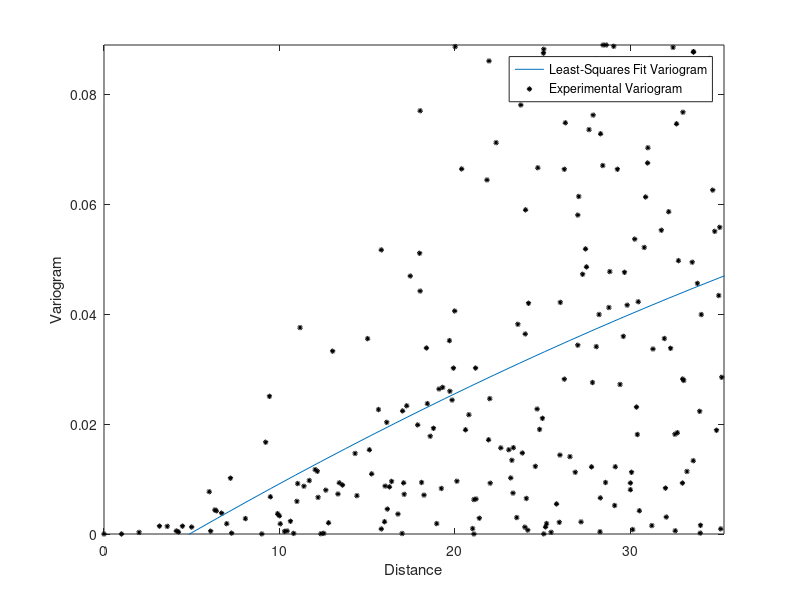

Write the MATLAB code that produced this figure.
%% SARGIS S YONAN
% Master Thesis
% Autonomous Systems Lab

clear all;
close all;
clc;

field_struct = load('generated_field.mat');
field = field_struct.field;
field_size = max(size(field));

sample_struct = load('sampled_points.mat');
samples = sample_struct.samples;
n = max(size(samples));

sample_loc_struct = load('sampled_locations.mat');
sampled_locations = sample_loc_struct.sample_locations;

% create state vectors -- assumed to be passed in
states = [sampled_locations, samples];

%% calculate state respective means

mu_x = mean(states(:,1));
mu_y = mean(states(:,2));
mu_z = mean(states(:,3));
sigma_z = std(states(:,3));

mu = [mu_x mu_y mu_z];

%% create covariance-variance matrix

% constructing a semi-variogram, using the fact that
% E(Z_t - Z_t+h)^2 = 2\semigamma(h) is a variogram
% NOTE: E(Z_t - Z_t+h)^2 = normpdf((Z_t - Z_t+h), mu_z, sigma_z)^2
% -- h is the lag distance = ||X-Y||

rep_dist = [];
sem = [];

for i = 1:n
    x_t = states(i, 1);
    y_t = states(i, 2);
    z_t = states(i, 3);
    
    for j = 1:n
        x_th = states(j, 1);
        y_th = states(j, 2);
        z_th = states(j, 3);
        
        delta_x = x_t - x_th;
        delta_y = y_t - y_th;
        
        h = norm([delta_x delta_y]);
        
        rep_dist(end + 1) = h;
        sem(end + 1) = ( (z_t - z_th) * normpdf((z_t - z_th), mu_z, sigma_z) )^2;
    end
end

%% compute the semivariogram
% eq. 3 on http://www.stat.ucla.edu/~nchristo/statistics_c173_c273/cressie_85a.pdf
% where 2\gamma(h) = Sum_1-Nh(\semigamma(h))

semivariogram = [];
distance = [];
max_var_dist = norm([field_size field_size])/4;

for i = 1:n^2
    % find all repeating instances of a given distance in the semivariogram    
    h = rep_dist(i);
    if (h < max_var_dist)
        % you only need to average the semivariogram for the given distance, h,
        % if you havent previously
        if (~any(distance == h))
            ix = find(rep_dist == h);

            % average the values in the semivariogram and construct 
            % final semivariogram and distance arrays
            semivariogram(end + 1) = mean(sem(ix));
            distance(end + 1) = h;
        end
    end
end

% plot the semivariogram 
figure()
semi_v_plot = plot(distance, semivariogram, ...
    'ko', 'LineWidth', 2,...
    'MarkerEdgeColor', 'k',...
    'MarkerFaceColor', [0 0 0],...
    'MarkerSize', 2);
hold on;

%% fit a 2nd degree polynomial to the semivarigram and plot it

ix = linspace(1, norm([field_size field_size]));
p = polyfit(distance, semivariogram, 2);
pfit = polyval(p, ix);
pfit_plot = plot(ix, pfit);
axis([0 max_var_dist 0 max(semivariogram)])
hold on;

ylabel('Variogram');
xlabel('Distance');
legend([pfit_plot, semi_v_plot], {'Least-Squares Fit Variogram', 'Experimental Variogram'});

%% calculate range and sill -- variogram model parameter

[sill, isx] = max(pfit);
range = ix(isx);

%% pack it up
save('kernel_params.mat', 'sill', 'range');
